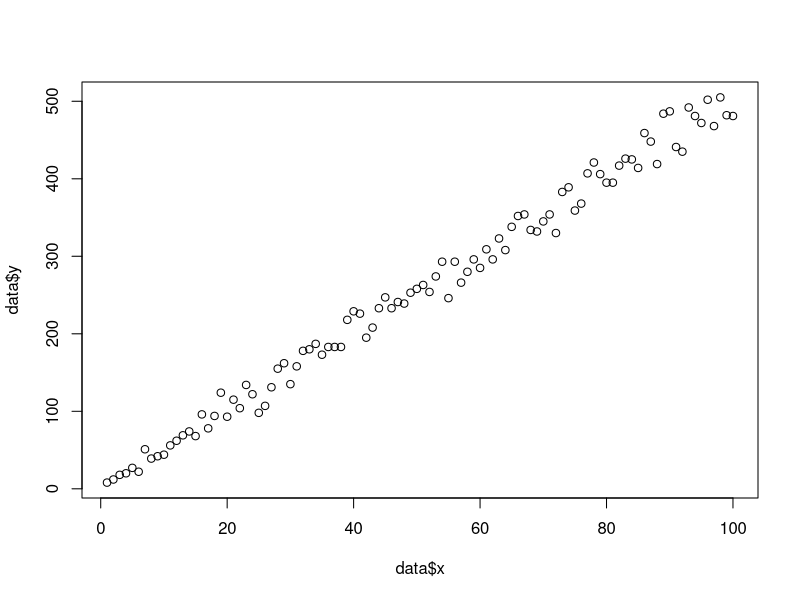
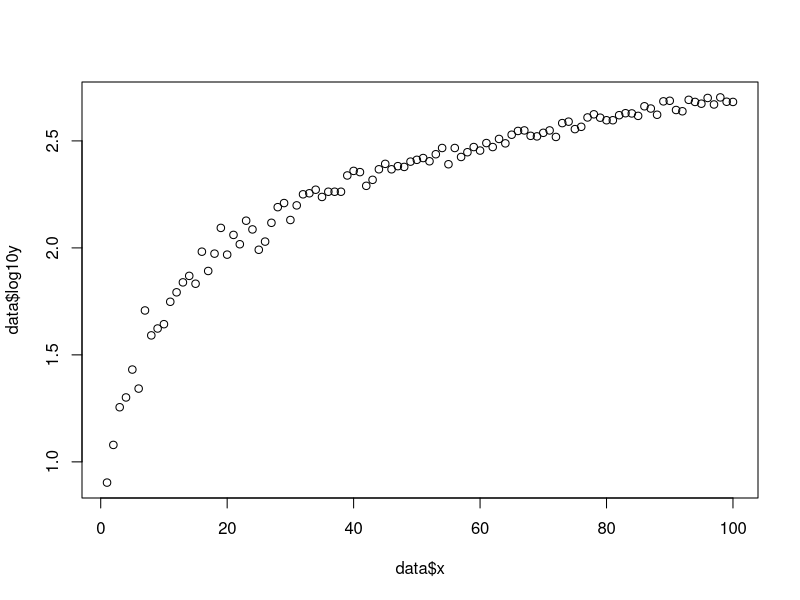
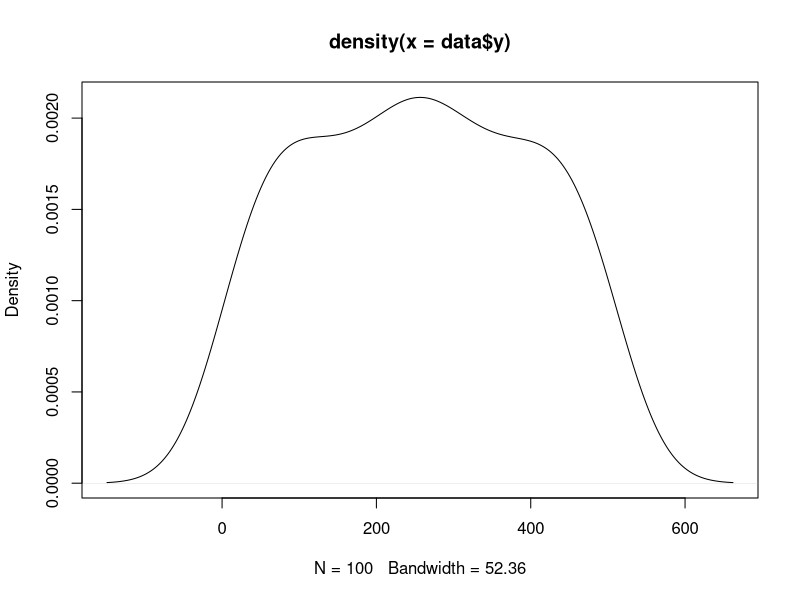
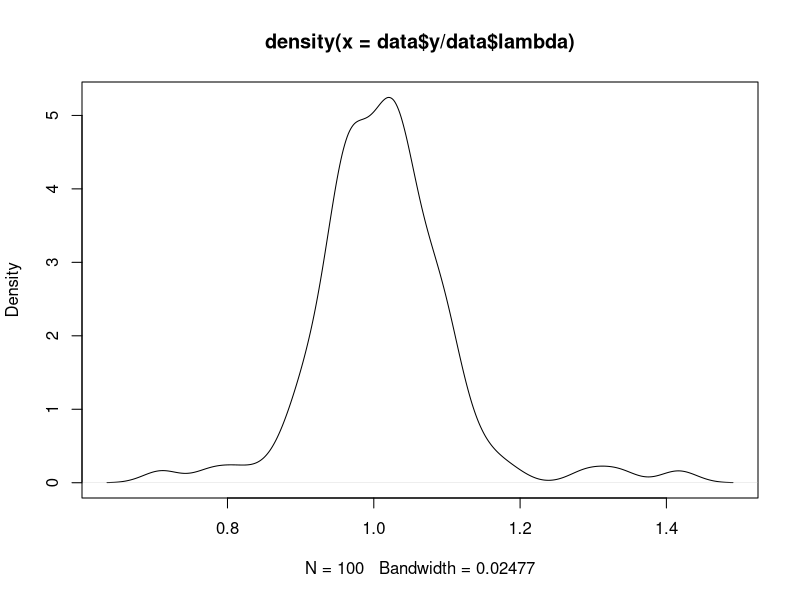
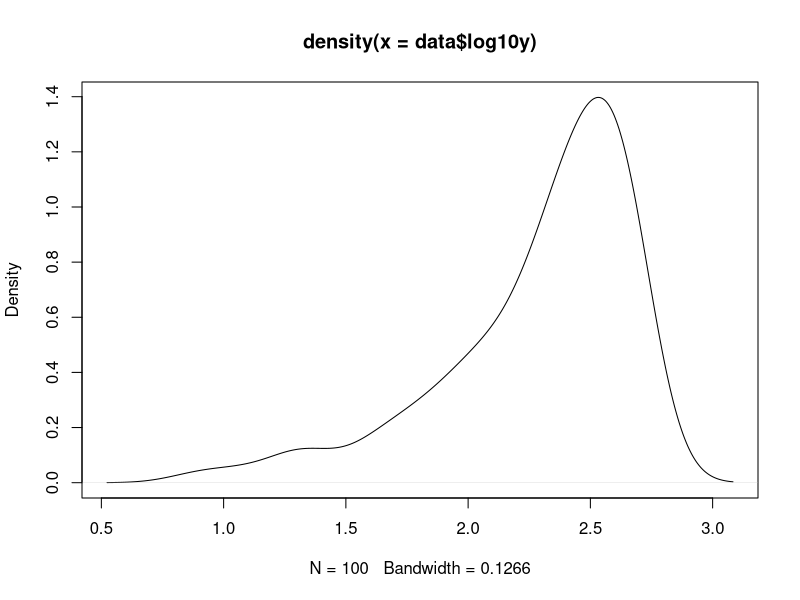
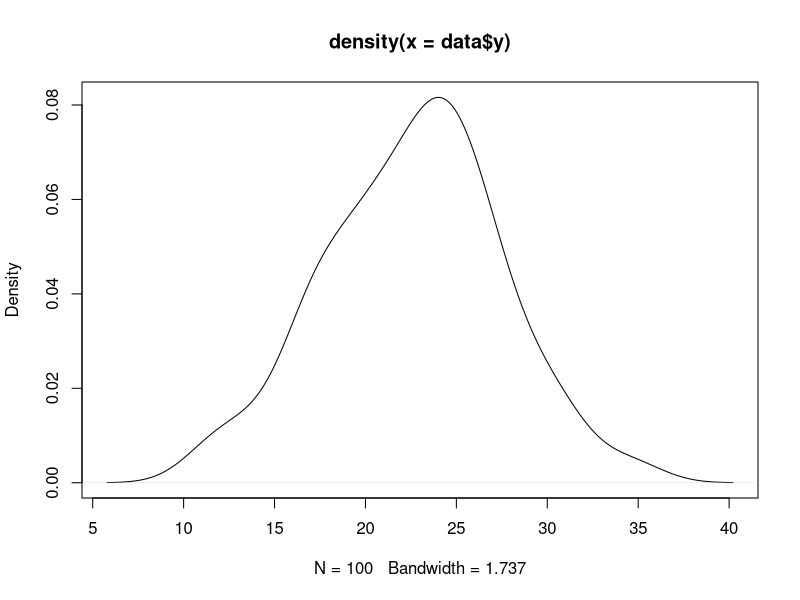
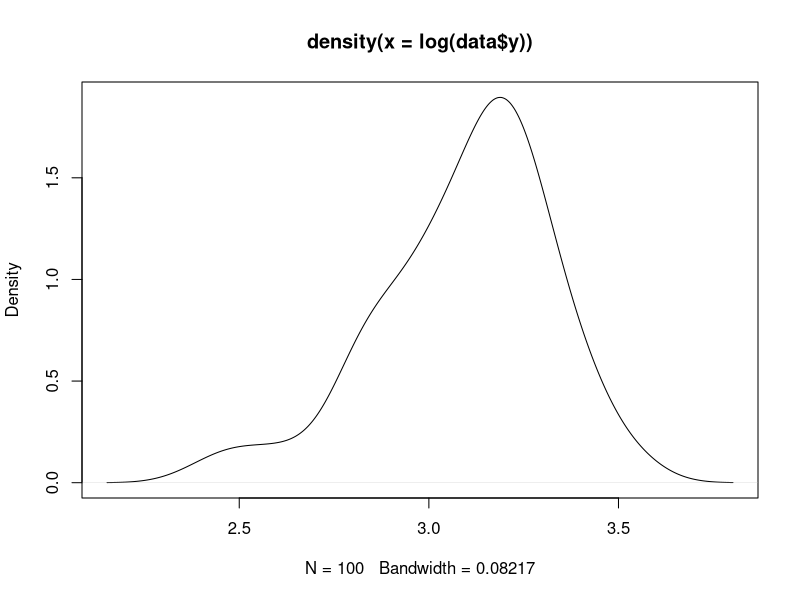
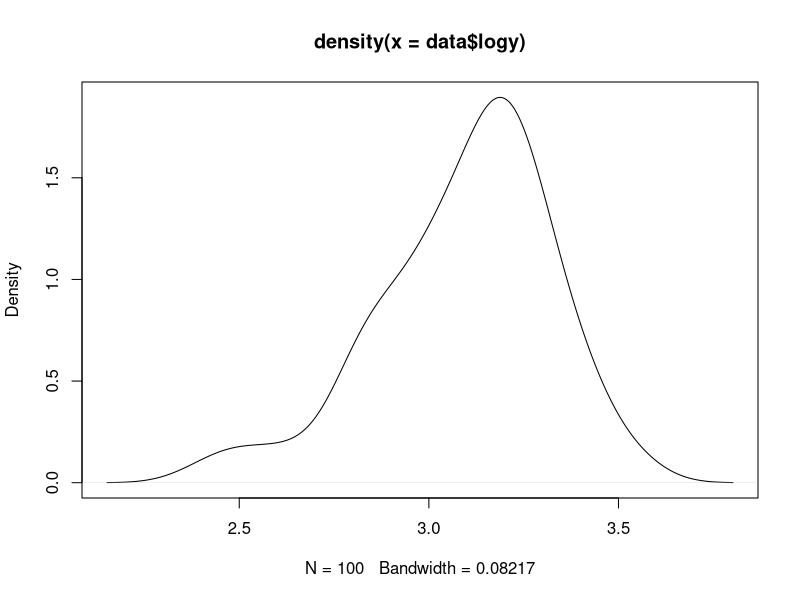

Source code (R) for these figures, in order:
#Hart & Book HW3 ZOO955
require(dplyr)

# intercept
B0 = 1
# slope
B1 = 5

data = data.frame(x = seq(1,100), lambda = NA, y = NA, log10y = NA)

# populating the columns
for(i in 1:nrow(data)){
  
  data$lambda[i] = B0 + B1*(data$x[i])
  data$y[i] = rpois(1, data$lambda[i])
  data$log10y[i] = log10(data$y[i])
  
}

plot(data$x, data$y)
plot(data$x, data$log10y)

# not very Poisson-ish
plot(density(data$y))
# I thought the variable lambda might account for what we're seeing so I tried to normalize for that. Still looks a little strange
plot(density(data$y/data$lambda))

# log transformation doesn't seem to make it any more Gaussian
plot(density(data$log10y))


plm = glm(y ~ x, family = 'poisson', data = data)
# intercept & slope are way off, not sure if this is just from randomness of model or because of a data issue
summary(plm)

llm = glm(log10y ~ x, family = 'gaussian', data = data)
# intercept & slope are way off
summary(llm)


# New Attempt

# Data generation borrowed from StackExchange user ocram 
#sample size
n <- 100
#regression coefficients
beta0 <- 1
beta1 <- 0.2
#generate covariate values
x <- runif(n=n, min=10, max=11.5)
#compute mu's
mu <- exp(beta0 + beta1 * x)
#generate Y-values
y <- rpois(n=n, lambda=mu)
#data set
data <- data.frame(y=y, x=x, logy=log(y))
data

plot(density(data$y))
plot(density(log(data$y)))
plot(density(data$logy))

plm = glm(y ~ x, family = poisson, data = data)
summary(plm)

llm = glm(logy ~ x, family = gaussian, data = data)
summary(llm)

llm$coefficients
